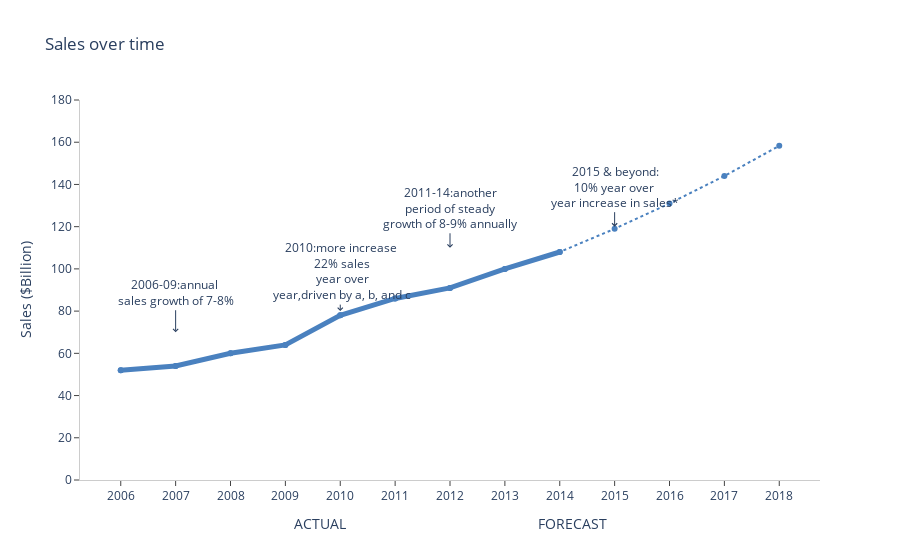

The cell this chart's notebook holds for it:
### Code cell
# Importing necessary libraries
import pandas as pd
import plotly.graph_objects as go
from plotly.subplots import make_subplots
%matplotlib inline

# Importing data
f1data = pd.read_excel("CHAPTER_6_VISUALS.xlsx", sheet_name=0, header=0, usecols='C:E', skiprows=4, nrows=31)
f2data = pd.read_excel("CHAPTER_6_VISUALS.xlsx", sheet_name=1, header=0, usecols='C:G', skiprows=4, nrows=13)
f3data = pd.read_excel("CHAPTER_6_VISUALS.xlsx", sheet_name=2, header=0, usecols='C:H', skiprows=5, nrows=11)
f4data = pd.read_excel("CHAPTER_6_VISUALS.xlsx", sheet_name=3, header=0, usecols='C:I', skiprows=4, nrows=6)
f5data = pd.read_excel("CHAPTER_6_VISUALS.xlsx", sheet_name=4, header=0, usecols='C:G', skiprows=4, nrows=15)

# Create Figure2
fig2 = go.Figure()

f2data = f2data.rename(columns={'Unnamed: 3': 'Years'})

# Figure2
fig2.add_trace(go.Scatter(x=f2data.Years, y=f2data.Sales,
                          line=dict(color='#4A81BF', dash='dot')))
fig2.add_trace(go.Scatter(x=f2data.Years[:9], y=f2data.Sales[:9],
                          line=dict(color='#4A81BF', width=5)))
fig2.update_xaxes(showticklabels=True,
                  tickvals=[2005, 2006, 2007, 2008, 2009, 2010, 2011, 2012, 2013, 2014, 2015, 2016, 2017, 2018])
fig2.update_yaxes(range=[0, 180])
fig2.update_layout(
    title='Sales over time',
    yaxis_title='Sales ($Billion)',
    xaxis_title='ACTUAL                                                FORECAST',
    plot_bgcolor='white',
    showlegend=False,
    xaxis=dict(
        showline=True,
        linecolor='rgb(204, 204, 204)',
        ticks='outside',
    ),
    yaxis=dict(
        showline=True,
        linecolor='rgb(204, 204, 204)',
        ticks='outside',
    ),
)

# Annotations
annotations = [
    dict(
        x='2007',
        y=70,  
        xref="x",
        yref="y",
        text="2006-09:annual <br>sales growth of 7-8%",
        showarrow=True,
        arrowhead=4,
        ax=0,
        ay=-40,
    ),
    dict(
        x='2010',
        y=80,  
        xref="x",
        yref="y",
        text="2010:more increase<br> 22% sales<br> year over<br> year,driven by a, b, and c",
        showarrow=True,
        arrowhead=4,
        ax=0,
        ay=-40,
    ),
    dict(
        x='2012',
        y=110,  
        xref="x",
        yref="y",
        text="2011-14:another<br> period of steady <br>growth of 8-9% annually",
        showarrow=True,
        arrowhead=4,
        ax=0,
        ay=-40,
    ),
    dict(
        x='2015',
        y=120,  
        xref="x",
        yref="y",
        text="2015 & beyond:<br>10% year over <br>year increase in sales*",
        showarrow=True,
        arrowhead=4,
        ax=0,
        ay=-40,
    ),
]

fig2.update_layout(annotations=annotations)

### Figure 1 — Plotly figure (JSON) as saved in the notebook; plotly's stock layout.template omitted (floating-point values rounded to 4 significant figures)
{"data": [{"line": {"color": "#4A81BF", "dash": "dot"}, "type": "scatter", "x": [2006, 2007, 2008, 2009, 2010, 2011, 2012, 2013, 2014, 2015, 2016, 2017, 2018], "y": [52, 54, 60, 64, 78, 86, 91, 100, 108, 119, 131, 144, 158.3]}, {"line": {"color": "#4A81BF", "width": 5}, "type": "scatter", "x": [2006, 2007, 2008, 2009, 2010, 2011, 2012, 2013, 2014], "y": [52, 54, 60, 64, 78, 86, 91, 100, 108]}], "layout": {"annotations": [{"arrowhead": 4, "ax": 0, "ay": -40, "showarrow": true, "text": "2006-09:annual <br>sales growth of 7-8%", "x": "2007", "xref": "x", "y": 70, "yref": "y"}, {"arrowhead": 4, "ax": 0, "ay": -40, "showarrow": true, "text": "2010:more increase<br> 22% sales<br> year over<br> year,driven by a, b, and c", "x": "2010", "xref": "x", "y": 80, "yref": "y"}, {"arrowhead": 4, "ax": 0, "ay": -40, "showarrow": true, "text": "2011-14:another<br> period of steady <br>growth of 8-9% annually", "x": "2012", "xref": "x", "y": 110, "yref": "y"}, {"arrowhead": 4, "ax": 0, "ay": -40, "showarrow": true, "text": "2015 & beyond:<br>10% year over <br>year increase in sales*", "x": "2015", "xref": "x", "y": 120, "yref": "y"}], "plot_bgcolor": "white", "showlegend": false, "title": {"text": "Sales over time"}, "xaxis": {"linecolor": "rgb(204, 204, 204)", "showline": true, "showticklabels": true, "ticks": "outside", "tickvals": [2005, 2006, 2007, 2008, 2009, 2010, 2011, 2012, 2013, 2014, 2015, 2016, 2017, 2018], "title": {"text": "ACTUAL                                                FORECAST"}}, "yaxis": {"linecolor": "rgb(204, 204, 204)", "range": [0, 180], "showline": true, "ticks": "outside", "title": {"text": "Sales ($Billion)"}}}}
